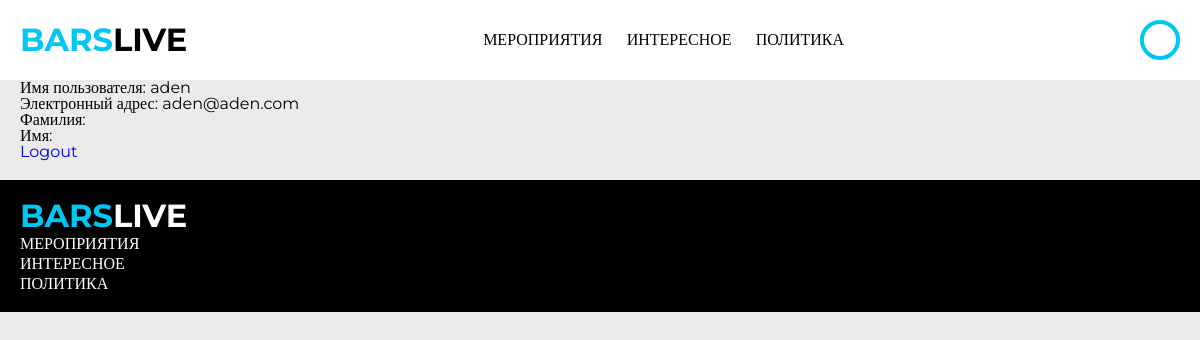
The app's page /profile (signed in) with its own data.
### glav/models.py (models this page shows, shortened)
class Category(models.Model):
    name = models.CharField(max_length = 255)
    slug = models.SlugField(unique = True, db_index = True)
    def get_ablsolute_url(self):
        return reverse('show_cat', kwargs = {'cat_slug': self.slug})

### glav/views.py (the view)
# urls.py: path('profile', Profile.as_view(), name = 'profile'),
class Profile(DataMixin, LoginRequiredMixin, TemplateView):
    template_name = 'glav/profile.html'
    login_url = 'login'
    def get_context_data(self, **kwargs):
        context = super().get_context_data(**kwargs)
        c_cont = self.get_user_context(
            title = 'Профиль'
        )
        context.update(c_cont)
        return context

### glav/templatetags/glav_tags.py (called while the page is built)
@register.inclusion_tag('glav/z_header.html')
def header(links, cat_selected, user):
    return {'links': links, 'cat_selected': cat_selected, 'user': user}

@register.inclusion_tag('glav/z_footer.html')
def footer(links):
    return {'links': links}

### glav/utils.py (called while the page is built)
    def get_user_context(self, **kwargs):
        context = kwargs
        context.update({
            'links': links,
            'cat_selected': context['cat_selected'] if 'cat_selected' in context else 0,
            'user': self.request.user
        })
        return context

### glav/templates/glav/profile.html
{% extends 'glav/base.html' %}
{% load static %}
{% load glav_tags %}
{% block style_link %}<link rel="stylesheet" href="{% static 'glav/css/register-auth.css' %}">{% endblock %}
{% block content %}
<section class="user">
    <div class="container">
        <div class="user__wrapper">
            <h2 class="user_inf">Имя пользователя: {{ user.username }}</h2>
            <h2 class="user_inf">Электронный адрес: {{ user.email }}</h2>
            <h2 class="user_inf">Фамилия: {{ user.last_name }}</h2>
            <h2 class="user_inf">Имя: {{ user.first_name }}</h2>
            <a href="{% url 'logout' %}" class="user__logout">Logout</a>
        </div>
    </div>
</section>
{% endblock %}

### glav/templates/glav/z_header.html (shortened to what this page needs)
<header class="header">
    <div class="container">
        <div class="header__wrapper">
            <a href="{% url 'home' %}" class="header__logo logo">BARS<span>LIVE</span></a>
            <nav class="header__nav nav">
                {% for link in links %}
                <a href="{{ link.get_ablsolute_url }}" class="nav__link text-hover {% if cat_selected == link.pk %}_selected{% endif %}">{{ link.name }}</a>
                {% endfor %}
            </nav>
            <a href="{% if user.is_authenticated %}{% url 'profile' %}{% else %}{% url 'login' %}{% endif %}" class="header__log">
                <div class="header__look {% if user.is_authenticated %}logged{% endif %}"></div>
            </a>
        </div>
    </div>
</header>

### glav/templates/glav/z_footer.html
<footer class="footer">
    <div class="container">
        <div class="footer__body">
            <a href="{% url 'home' %}" class="header__logo logo-onblack">BARS<span>LIVE</span></a>
            {% for link in links %}
                <a href="{{ link.get_ablsolute_url }}" class="footer__link text-hover">{{ link.name }}</a>
            {% endfor %}
        </div>
    </div>
</footer>

### glav/static/glav/css/z_null.css (style rules this page uses)
* { padding: 0; margin: 0; border: 0; }
*, *:before, *:after { -webkit-box-sizing: border-box; box-sizing: border-box; }
nav, footer, header, aside { display: block; }
html, body { height: 100%; width: 100%; font-size: 100%; line-height: 1; font-size: 16px; -ms-text-size-adjust: 100%; -moz-text-size-adjust: 100%; -webkit-text-size-adjust: 100%; font-family: "Montserrat"; background-color: #EBEBEB; }
a, a:visited { text-decoration: none; }
h1, h2, h3, h4, h5, h6 { font-size: inherit; font-weight: 400; }
.container { max-width: 1210px; padding: 0 20px; margin: 0 auto; }
.logo { color: #00C7F2; font-size: 2rem; font-weight: bold; -webkit-user-select: none; -moz-user-select: none; -ms-user-select: none; user-select: none; }
.logo span { color: black; }
.logo-onblack { color: #00C7F2; font-size: 2rem; font-weight: bold; -webkit-user-select: none; -moz-user-select: none; -ms-user-select: none; user-select: none; }
.logo-onblack span { color: white; }
.text-hover { -webkit-transition: 0.3s ease-out; transition: 0.3s ease-out; }

### glav/static/glav/css/z_header.css (style rules this page uses)
.header { width: 100%; padding: 1.25rem 0; background: #fff; }
.header__wrapper { display: -webkit-box; display: -ms-flexbox; display: flex; -webkit-box-align: center; -ms-flex-align: center; align-items: center; -webkit-box-pack: justify; -ms-flex-pack: justify; justify-content: space-between; }
.header__look { width: 2.5rem; height: 2.5rem; border: 0.25rem solid #000; border-radius: 50%; }
.header__look.logged { border: 0.25rem solid #00C7F2; }
.nav__link { font-size: 1rem; color: black; margin: 0 0 0 1.25rem; font-weight: 500; text-transform: uppercase; }
.nav__link:first-child { margin: 0; }

### glav/static/glav/css/z_footer.css (style rules this page uses)
.footer { background-color: #000; padding: 1.25rem 0; margin: 1.25rem 0 0 0; }
.footer__body { display: -webkit-box; display: -ms-flexbox; display: flex; -webkit-box-orient: vertical; -webkit-box-direction: normal; -ms-flex-direction: column; flex-direction: column; }
.footer__link { -ms-flex-item-align: self-start; -ms-grid-row-align: self-start; align-self: self-start; font-size: 1rem; color: #fff; font-weight: 500; text-transform: uppercase; margin: 0.25rem 0 0 0; }

### records on screen
Category: name "МЕРОПРИЯТИЯ"
Category: name "ИНТЕРЕСНОЕ"
Category: name "ПОЛИТИКА"

### other values on screen
{{ user.username }} "aden"
{{ user.email }} "aden@aden.com"
